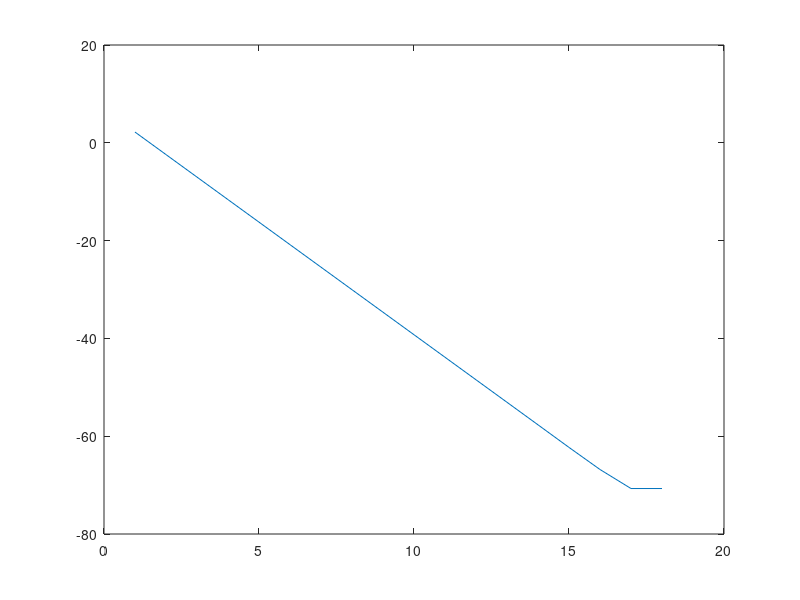

The MATLAB script that drew this image:
% Murphy PML book section 8.4
% Also see: 7610 notes and supplement materials

% Dataset, first columns are X, last columne is Y
clear; clc; close all;
data_raw = [
    4,1,2;
    2,8,-14;
    1,0,1;
    3,2,-1;
    1,4,-7;
    6,7,-8
    ];

% Initialization
epochs = 3;
[rows, cols] = size(data_raw);
n_samples = rows;
n_weights = cols - 1;

W = ones(1, n_weights);    % weights
b = 0;
L = zeros(n_samples * epochs, 1);    % loss
eta = 0.05;                 % step size

for p = 1 : epochs
    for q = 1 : n_samples
        X = data_raw(1, 1:cols-1);
        y = data_raw(1, cols);

        % Forward propogation
        y_hat = X * W' + b;
        err = y_hat - y;
        L((p-1)*n_samples+q, 1) = err^2;

        % Backward propogation
        W = W - eta * err * X;
        b = b - eta * err;    
    end
end

plot(log(L))

